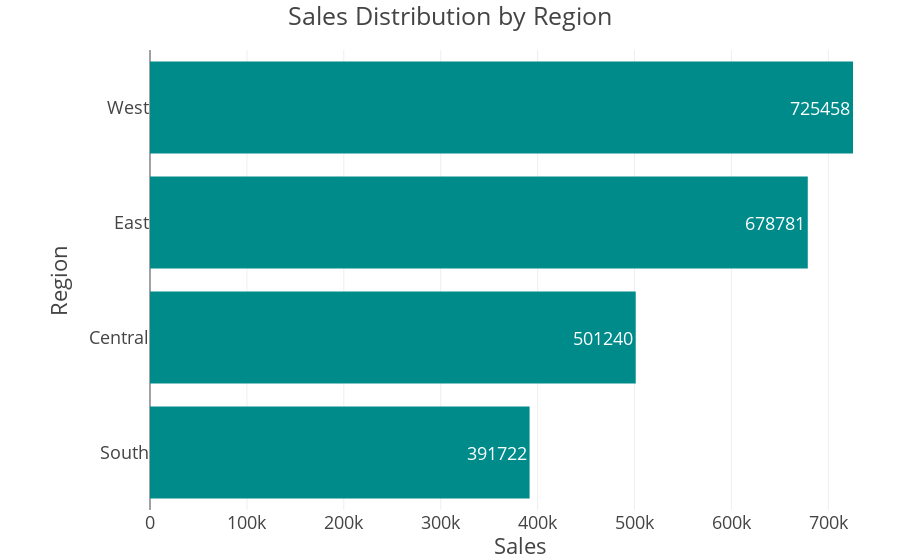

The cell this chart's notebook holds for it:
### Code cell
fig = px.bar(sales_by_region, 
             x='Sales', 
             y='Region', title='Sales Distribution by Region', 
             color_discrete_sequence=['darkcyan'],
             text='Sales'
            )
fig.update_layout(template="presentation", paper_bgcolor="rgba(0, 0, 0, 0)", plot_bgcolor ="rgba(0, 0, 0, 0)", margin = dict(l=150, r=10, t=50, b=50))
fig.update_traces(texttemplate='%{x:.0f}', textposition = 'inside')
fig.show()
fig.write_image(os.path.join(results_dir,'sales_distribution_region_bar_ploty.jpg'))
fig.write_image(os.path.join(results_dir,'sales_distribution_region__bar_ploty.png'))
fig.write_html(os.path.join(results_dir,'sales_distribution_region__bar_ploty.html'))

### Figure 1 — Plotly figure (JSON) as saved in the notebook; plotly's stock layout.template omitted (floating-point values rounded to 4 significant figures)
{"data": [{"hovertemplate": "Sales=%{text}<br>Region=%{y}<extra></extra>", "legendgroup": "", "marker": {"color": "darkcyan", "pattern": {"shape": ""}}, "name": "", "orientation": "h", "showlegend": false, "text": [391700.0, 501200.0, 678800.0, 725500.0], "textposition": "inside", "texttemplate": "%{x:.0f}", "type": "bar", "x": [391700.0, 501200.0, 678800.0, 725500.0], "xaxis": "x", "y": ["South", "Central", "East", "West"], "yaxis": "y"}], "layout": {"autosize": true, "barmode": "relative", "legend": {"tracegroupgap": 0}, "margin": {"b": 50, "l": 150, "r": 10, "t": 50}, "paper_bgcolor": "rgba(0, 0, 0, 0)", "plot_bgcolor": "rgba(0, 0, 0, 0)", "title": {"text": "Sales Distribution by Region"}, "xaxis": {"anchor": "y", "autorange": true, "domain": [0, 1], "range": [0, 3.158], "title": {"text": "Sales"}, "type": "linear"}, "yaxis": {"anchor": "x", "autorange": true, "domain": [0, 1], "range": [-0.5, 3.5], "title": {"text": "Region"}, "type": "category"}}}
